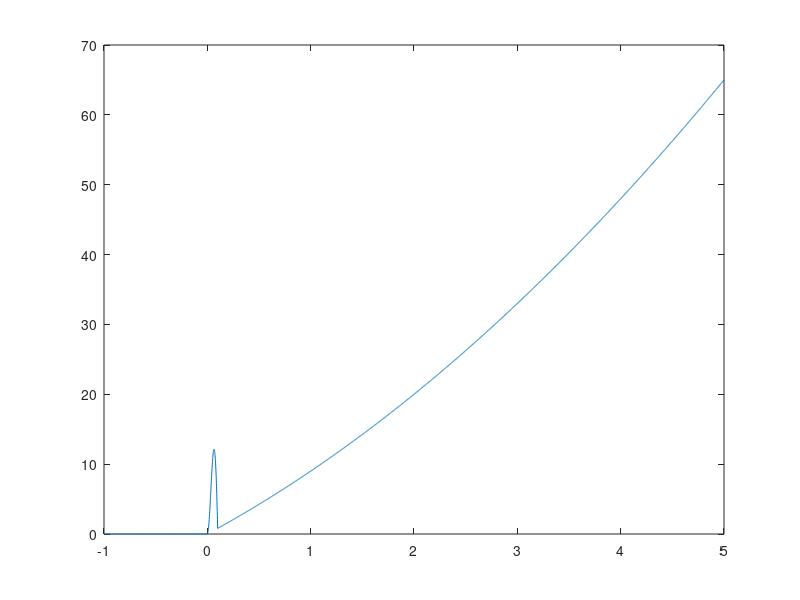

The MATLAB source for this figure:
clear all;
pw = 0.1;
l = 16;
fh = @(h)(1*h.^2+l*h/2).*(h>0)+200*(h.*sin(h*pi/pw)).*(h<pw).*(h>0);
h = [-1:0.001:5];
f = fh(h);
plot(h,f);